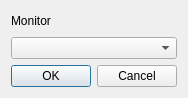
<?xml version="1.0" encoding="UTF-8"?>
<ui version="4.0">
 <class>DialogMonitors</class>
 <widget class="QDialog" name="DialogMonitors">
  <property name="geometry">
   <rect>
    <x>0</x>
    <y>0</y>
    <width>184</width>
    <height>98</height>
   </rect>
  </property>
  <property name="windowTitle">
   <string>Dialog</string>
  </property>
  <layout class="QGridLayout" name="gridLayout">
   <item row="1" column="0">
    <widget class="QComboBox" name="comboBox"/>
   </item>
   <item row="2" column="0">
    <widget class="QDialogButtonBox" name="buttonBox">
     <property name="orientation">
      <enum>Qt::Horizontal</enum>
     </property>
     <property name="standardButtons">
      <set>QDialogButtonBox::Cancel|QDialogButtonBox::Ok</set>
     </property>
    </widget>
   </item>
   <item row="0" column="0">
    <widget class="QLabel" name="label">
     <property name="text">
      <string>Monitor</string>
     </property>
    </widget>
   </item>
  </layout>
 </widget>
 <resources/>
 <connections>
  <connection>
   <sender>buttonBox</sender>
   <signal>accepted()</signal>
   <receiver>DialogMonitors</receiver>
   <slot>accept()</slot>
   <hints>
    <hint type="sourcelabel">
     <x>248</x>
     <y>254</y>
    </hint>
    <hint type="destinationlabel">
     <x>157</x>
     <y>274</y>
    </hint>
   </hints>
  </connection>
  <connection>
   <sender>buttonBox</sender>
   <signal>rejected()</signal>
   <receiver>DialogMonitors</receiver>
   <slot>reject()</slot>
   <hints>
    <hint type="sourcelabel">
     <x>316</x>
     <y>260</y>
    </hint>
    <hint type="destinationlabel">
     <x>286</x>
     <y>274</y>
    </hint>
   </hints>
  </connection>
 </connections>
</ui>
